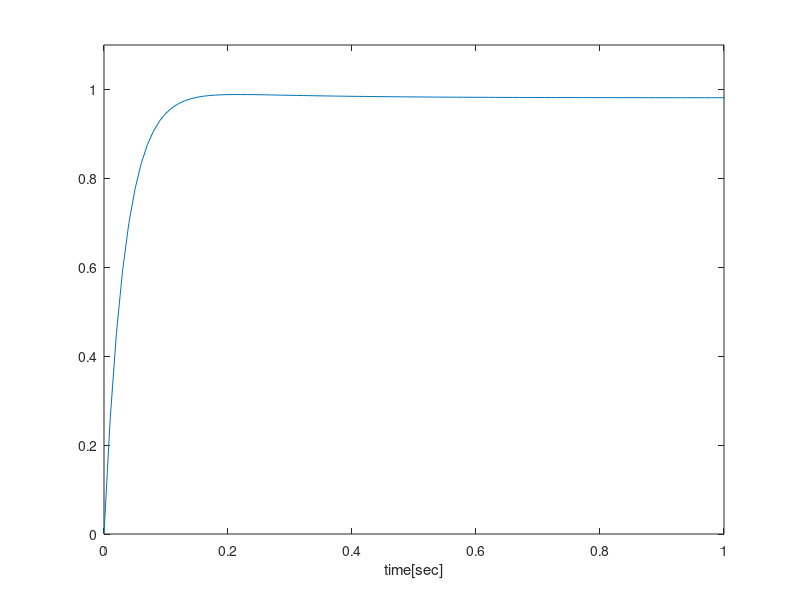

Write the MATLAB code that produced this figure.
clear all;clc;close all;
L = 2;
theta = 0;
H = 3;
theta_d = asin(3/(2*L));
dt = 0.01;
i=0;
t = 0:dt:2; 
u = ones(1,201);

kp = 150; 
ki = 3; 
kd = 30; 
C = tf([kd kp ki],[1 0]); 
G = tf([1],[1 5 3]); 
Gc = feedback(G*C,1);
y = lsim(Gc,u,t); 
plot(t,y) 
xlabel('time[sec]') 
axis([0 1 0 1.1])